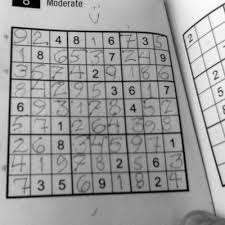
#> input picture 5_Programmation/test/4_seuillage/sudoku.jpeg, 225 x 225 px
$ python simple.py
#> lines starting #> are read from the running program, lines starting #| are printed output that depends on the picture
#simple.py / 18.11.2020 / Robin Forestier
#import de la bibliothèque opencv
import cv2

#charge l'image sudoku.jpeg dans img
img = cv2.imread('sudoku.jpeg',0)
#> img is the input picture: shape (225, 225); min 0, max 255, mean 156.7

#réalisation du seuillage
ret, thresh = cv2.threshold(img,127,255,cv2.THRESH_BINARY)
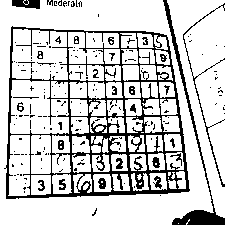
#> thresh: shape (225, 225); 80.6% white; black in thin lines or dots

#affichage de l'image original et de l'image modifiée
cv2.imshow('thresh',thresh)
cv2.imshow('original',img)

#attendre qu'une touch soit pressée
cv2.waitKey(0)
#ferme toutes les fenêtre
cv2.destroyAllWindows()
